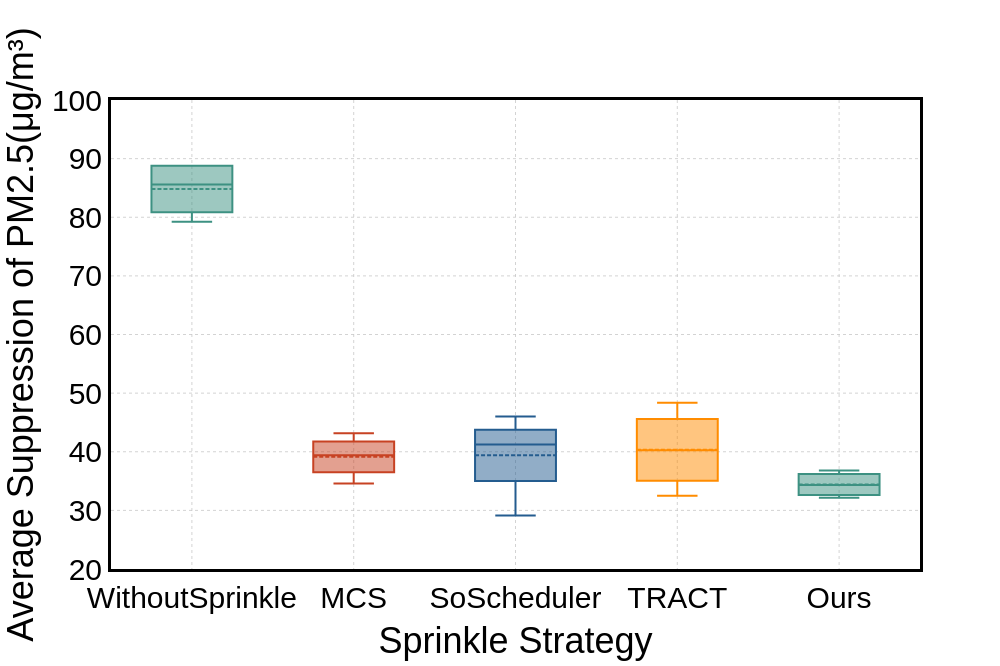

The cell this chart's notebook holds for it:
### Code cell
import plotly.graph_objects as go
import numpy as np

width = 1000
height = 666
colors_dict = ['#3D9182','#C74223','#245C8F', '#FF8C00']

xtitle = 'Sprinkle Strategy'
ytitle = 'Average Suppression of PM2.5(μg/m³)'
# 创建箱线图
fig = go.Figure()

# 按原始顺序添加箱线图
strategies = ['NoSpray', 'MaximumCoverageSpray', 'NonmyonicLatticeSpray', 'SATRACT', 'DualObjectScheduling']
for idx, strategy in enumerate(strategies):
    fig.add_trace(go.Box(
        y=data_process[strategy],
        name=strategy.replace('NoSpray', 'WithoutSprinkle')
                     .replace('MaximumCoverageSpray', 'MCS')
                     .replace('NonmyonicLatticeSpray', 'SoScheduler')
                     .replace('SATRACT','TRACT')
                     .replace('DualObjectScheduling', 'Ours'),
        marker_color=colors_dict[idx % len(colors_dict)],
        boxmean=True,  # 显示均值线
        # boxpoints='all',  # 显示所有数据点
        jitter=0.3,  # 点分布程度
        pointpos=0,  # 点水平位置
        line_width=2,  # 箱线宽度
        width=0.5  # 箱体宽度
    ))

# 在原有箱线图代码基础上修改布局配置
fig.update_layout(
    title=None,
    xaxis_title=xtitle,
    yaxis_title=ytitle,
    yaxis_range=[20, 100],
    showlegend=False,
    # 新增背景设置
    plot_bgcolor='white',  # 绘图区背景
    paper_bgcolor='white', # 整个画布背景
    # 调整坐标轴网格线
    xaxis=dict(
        showgrid=True,  # 关闭x轴网格线
        gridcolor='rgba(200,200,200,0.8)',  # 浅灰色网格线
        griddash='dot',          # 虚线样式：点状虚线
        linecolor='black',  # 坐标轴线颜色
        mirror=True,
        linewidth=3
    ),
    yaxis=dict(
        showgrid=True,    # 保持y轴网格线
        gridcolor='rgba(200,200,200,0.8)',  # 浅灰色网格线
        griddash='dot',          # 虚线样式：点状虚线
        linecolor='black',
        mirror=True,
        linewidth=3
    ),
    width=width,
    height=height,
    boxmode='group',
    font=dict(
        family="Arial",
        size=30,
        color="black"
    )
)

# 输出图像
filename = './outputs/png/Boxplot_SchedulingPerformance2.png'
fig.write_image(filename, scale=1)
print(f"Saved to: {filename}")
fig.show()

### Figure 1 — Plotly figure (JSON) as saved in the notebook; plotly's stock layout.template omitted (floating-point values rounded to 4 significant figures)
{"data": [{"boxmean": true, "jitter": 0.3, "line": {"width": 2}, "marker": {"color": "#3D9182"}, "name": "WithoutSprinkle", "pointpos": 0, "type": "box", "width": 0.5, "y": [82.44, 88.75, 79.24, 88.79]}, {"boxmean": true, "jitter": 0.3, "line": {"width": 2}, "marker": {"color": "#C74223"}, "name": "MCS", "pointpos": 0, "type": "box", "width": 0.5, "y": [43.15, 34.57, 38.45, 40.33]}, {"boxmean": true, "jitter": 0.3, "line": {"width": 2}, "marker": {"color": "#245C8F"}, "name": "SoScheduler", "pointpos": 0, "type": "box", "width": 0.5, "y": [41.53, 29.14, 46.0, 40.9]}, {"boxmean": true, "jitter": 0.3, "line": {"width": 2}, "marker": {"color": "#FF8C00"}, "name": "TRACT", "pointpos": 0, "type": "box", "width": 0.5, "y": [48.34, 32.49, 42.86, 37.66]}, {"boxmean": true, "jitter": 0.3, "line": {"width": 2}, "marker": {"color": "#3D9182"}, "name": "Ours", "pointpos": 0, "type": "box", "width": 0.5, "y": [33.08, 32.13, 36.81, 35.6]}], "layout": {"boxmode": "group", "font": {"color": "black", "family": "Arial", "size": 30}, "height": 666, "paper_bgcolor": "white", "plot_bgcolor": "white", "showlegend": false, "title": {}, "width": 1000, "xaxis": {"gridcolor": "rgba(200,200,200,0.8)", "griddash": "dot", "linecolor": "black", "linewidth": 3, "mirror": true, "showgrid": true, "title": {"text": "Sprinkle Strategy"}}, "yaxis": {"gridcolor": "rgba(200,200,200,0.8)", "griddash": "dot", "linecolor": "black", "linewidth": 3, "mirror": true, "range": [20, 100], "showgrid": true, "title": {"text": "Average Suppression of PM2.5(μg/m³)"}}}}
